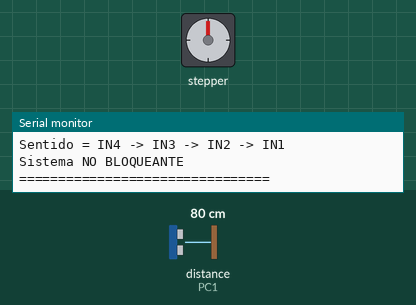
This program was run on a simulated ATmega328P, built with avr-gcc and emulated at 16 MHz. Shown: stepper motor, the last lines printed to the serial monitor. Wiring (inferred from the names in the program): ultrasonic range finder: trigger PC0; echo PC1; stepper motor (4 steps per turn assumed): coils PD5, PD4, PD3, PD2. The inputs (shaded band) are chosen by the test bench; at power-on: distance to the obstacle (sensor on PC1) 80 cm. The echo pulse lasts 58.3 µs per cm.

Above: at 1.2 s.
1.3 s: distance to the obstacle (sensor on PC1) set to 13 cm
4.3 s: distance to the obstacle (sensor on PC1) set to 11 cm
At 5.2 s:
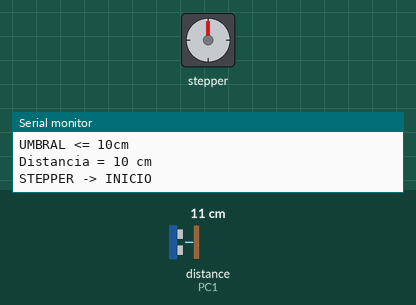
16.3 s: distance to the obstacle (sensor on PC1) set to 60 cm
At 35.2 s:
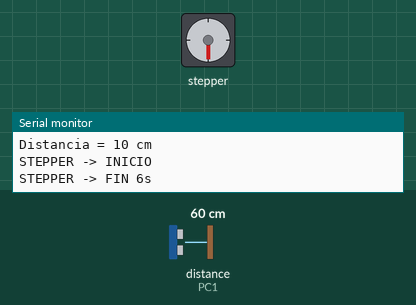
Timing chart, 0 to 35.8 s (numbered marks = the images above; inputs shaded):
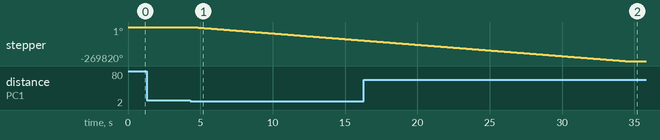

The program:

main.c
```c
#define F_CPU 16000000UL

#include <avr/io.h>
#include <avr/interrupt.h>
#include <util/delay.h>
#include <stdlib.h>
#include <stdint.h>


// =====================================================
// CONFIGURACIÓN I2C
// =====================================================
#define SLAVE_ADDR 0x08


// =====================================================
// SENSOR PROXIMIDAD
// =====================================================
#define TRIG_PIN       PC0
#define ECHO_PIN       PC1

#define TRIG_DDR       DDRC
#define ECHO_DDR       DDRC

#define TRIG_PORT      PORTC
#define ECHO_PORT      PORTC
#define ECHO_PINREG    PINC


// =====================================================
// STEPPER
// =====================================================
#define STEP_IN1       PD5
#define STEP_IN2       PD4
#define STEP_IN3       PD3
#define STEP_IN4       PD2

#define STEP_DDR       DDRD
#define STEP_PORT      PORTD


// =====================================================
// PARÁMETROS
// =====================================================
#define DISTANCIA_UMBRAL_CM    10

// tiempo funcionamiento stepper
#define STEPPER_TIEMPO_MS      30000UL
#define STEP_DELAY_MS          10UL
#define ULTRASONIC_INTERVAL_MS 60UL
#define ULTRASONIC_TIMEOUT_MS  30UL


// =====================================================
// UART
// =====================================================
void uart_init(unsigned int baud)
{
    unsigned int ubrr;

    ubrr = F_CPU / 16 / baud - 1;

    UBRR0H = (unsigned char)(ubrr >> 8);
    UBRR0L = (unsigned char)ubrr;

    UCSR0B = (1 << TXEN0) |
             (1 << RXEN0);

    UCSR0C = (1 << UCSZ01) |
             (1 << UCSZ00);
}


// -----------------------------------------------------
// Enviar carácter
// -----------------------------------------------------
void uart_putc(char c)
{
    while (!(UCSR0A & (1 << UDRE0)));
    UDR0 = c;
}


// -----------------------------------------------------
// Enviar texto
// -----------------------------------------------------
void uart_print(const char *s)
{
    while (*s)
    {
        uart_putc(*s++);
    }
}


// -----------------------------------------------------
// Enviar número
// -----------------------------------------------------
void uart_print_num(uint16_t num)
{
    char buffer[10];
    itoa(num, buffer, 10);
    uart_print(buffer);
}


// =====================================================
// TIMER0
// =====================================================
volatile uint32_t tiempo_ms = 0;


void timer0_init(void)
{
	// ctc
    TCCR0A = (1 << WGM01);
	// Prescaler 64
    TCCR0B = (1 << CS01) |
             (1 << CS00);
	// 250 vueltas = 1ms
    OCR0A = 249;
	// interrupcion
    TIMSK0 = (1 << OCIE0A);
}


// -----------------------------------------------------
// Interrupción Timer0
// -----------------------------------------------------
ISR(TIMER0_COMPA_vect)
{
    tiempo_ms++;
}


// =====================================================
// TIMER1
// MEDICIÓN DEL ECHO
// =====================================================
void timer1_init(void)
{
    TCCR1A = 0x00;
    TCCR1B = 0x00;
    TCCR1B |= (1 << CS11);
}


// =====================================================
// ESTADOS DEL SENSOR
// =====================================================
#define US_IDLE       0
#define US_WAIT_HIGH  1
#define US_MEASURE    2

uint8_t ultrasonic_estado = US_IDLE;
uint32_t ultrasonic_inicio_ms = 0;
// ultima medicion
uint32_t ultrasonic_ultima_medicion_ms = 0;
uint16_t echo_inicio_timer = 0;
volatile uint16_t distancia_cm = 0;


// =====================================================
// INICIALIZAR ULTRASONIDO
// =====================================================
void ultrasonic_init(void)
{
	// TRIG salida
    TRIG_DDR |= (1 << TRIG_PIN);

	// ECHO entrada
    ECHO_DDR &= ~(1 << ECHO_PIN);

    // TRIG low inicialmente
    TRIG_PORT &= ~(1 << TRIG_PIN);
}


// =====================================================
// INICIAR UNA MEDICIÓN
// =====================================================
void ultrasonic_start(void)
{
    TRIG_PORT &= ~(1 << TRIG_PIN);
    _delay_us(2);
    TRIG_PORT |= (1 << TRIG_PIN);
    _delay_us(10);
    TRIG_PORT &= ~(1 << TRIG_PIN);

	// esoerar ECHO high
    ultrasonic_estado = US_WAIT_HIGH;
    ultrasonic_inicio_ms = tiempo_ms;
}


// =====================================================
// ACTUALIZAR ULTRASONIDO
// =====================================================
void ultrasonic_update(void)
{
    uint16_t echo_fin;
    uint16_t duracion;

    switch (ultrasonic_estado)
    {

        // =================================================
        // ESTADO IDLE
        // =================================================
        case US_IDLE:

            if ((tiempo_ms - ultrasonic_ultima_medicion_ms)
                >= ULTRASONIC_INTERVAL_MS)
            {
                ultrasonic_ultima_medicion_ms =
                    tiempo_ms;

                ultrasonic_start();
            }
            break;


        // =================================================
        // ESPERANDO ECHO HIGH
        // =================================================
        case US_WAIT_HIGH:

			// ECHO = high ?
            if (ECHO_PINREG & (1 << ECHO_PIN))
            {

                echo_inicio_timer = TCNT1;

				// esperar ECHO low
                ultrasonic_estado = US_MEASURE;
            }else if ((tiempo_ms - ultrasonic_inicio_ms)
                     >= ULTRASONIC_TIMEOUT_MS)
            {
                distancia_cm = 0;

                ultrasonic_estado = US_IDLE;
            }
            break;


        // =================================================
        // MIDIENDO ECHO
        // =================================================

        case US_MEASURE:
            if (!(ECHO_PINREG & (1 << ECHO_PIN)))
            {
                echo_fin = TCNT1;
                duracion = echo_fin - echo_inicio_timer;
                distancia_cm = duracion / 116;

                ultrasonic_estado = US_IDLE;
            }else if ((tiempo_ms - ultrasonic_inicio_ms)
                     >= ULTRASONIC_TIMEOUT_MS)
            {
                distancia_cm = 0;
                ultrasonic_estado = US_IDLE;
            }
            break;
    }
}


// =====================================================
// STEPPER
// =====================================================
#define STEPPER_IDLE       0
#define STEPPER_MOVIENDO   1

volatile uint8_t stepper_estado = STEPPER_IDLE;
uint8_t stepper_paso = 0;
uint32_t stepper_inicio_ms = 0;
uint32_t stepper_ultimo_paso_ms = 0;


// =====================================================
// INICIALIZAR STEPPER
// =====================================================
void stepper_init(void)
{
    STEP_DDR |= (1 << STEP_IN1) | (1 << STEP_IN2) | (1 << STEP_IN3) | (1 << STEP_IN4);
    STEP_PORT &= ~( (1 << STEP_IN1) | (1 << STEP_IN2) | (1 << STEP_IN3) | (1 << STEP_IN4)
    );
}


// =====================================================
// APAGAR STEPPER
// =====================================================
void stepper_off(void)
{
    STEP_PORT &= ~( (1 << STEP_IN1) | (1 << STEP_IN2) | (1 << STEP_IN3) | (1 << STEP_IN4)
    );
}


// =====================================================
// HACER UN PASO
// =====================================================

void stepper_step(void)
{
    STEP_PORT &= ~( (1 << STEP_IN1) | (1 << STEP_IN2) | (1 << STEP_IN3) | (1 << STEP_IN4));

    switch (stepper_paso)
    {
        case 0:
            STEP_PORT |= (1 << STEP_IN4);
            break;
        case 1:
            STEP_PORT |= (1 << STEP_IN3);
            break;
        case 2:
            STEP_PORT |= (1 << STEP_IN2);
            break;
        case 3:
            STEP_PORT |= (1 << STEP_IN1);
            break;
    }

    stepper_paso++;
    if (stepper_paso >= 4)
    {
        stepper_paso = 0;
    }
}


// =====================================================
// INICIAR STEPPER
// =====================================================
void stepper_start(void)
{
    stepper_estado = STEPPER_MOVIENDO;
    stepper_inicio_ms = tiempo_ms;
    stepper_ultimo_paso_ms = tiempo_ms;
    stepper_paso = 0;
    uart_print("STEPPER -> INICIO\r\n");
}


// =====================================================
// ACTUALIZAR STEPPER
// =====================================================
void stepper_update(void)
{
    if (stepper_estado == STEPPER_IDLE)
    {
        return;
    }

    if ((tiempo_ms - stepper_inicio_ms)
        >= STEPPER_TIEMPO_MS)
    {
        stepper_off();
        stepper_estado = STEPPER_IDLE;
        uart_print("STEPPER -> FIN 6s\r\n");
        return;
    }

    if ((tiempo_ms - stepper_ultimo_paso_ms)
        >= STEP_DELAY_MS)
    {
        stepper_ultimo_paso_ms = tiempo_ms;
        stepper_step();
    }
}


// =====================================================
// CONTROL DEL STEPPER SEGÚN DISTANCIA
// =====================================================
void controlar_stepper(void)
{
    if ((distancia_cm > 0) &&
        (distancia_cm <= DISTANCIA_UMBRAL_CM))
    {
        if (stepper_estado == STEPPER_IDLE)
        {
            uart_print("UMBRAL <= 10cm\r\n");
            uart_print("Distancia = ");
            uart_print_num(distancia_cm);
            uart_print(" cm\r\n");
            stepper_start();
        }
    }
}


// =====================================================
// TWI / I2C ESCLAVO
// =====================================================
void twi_slave_init(uint8_t direccion)
{
    TWAR = (direccion << 1);
    TWCR = (1 << TWEN) | (1 << TWEA) |(1 << TWINT);
}


// =====================================================
// VARIABLES PARA TRANSMISIÓN I2C
// =====================================================
uint8_t byte_tx = 0;


// =====================================================
// PROCESAR I2C SIN BLOQUEAR
// =====================================================
void twi_update(void)
{
    if (!(TWCR & (1 << TWINT)))
    {
        return;
    }
    uint8_t estado = TWSR & 0xF8;

    switch (estado)
    {

        // =================================================
        // SLA+W RECIBIDO
        // =================================================
        case 0x60:
            TWCR = (1 << TWINT) |(1 << TWEN) |(1 << TWEA);
            break;

        // =================================================
        // DATO RECIBIDO
        // =================================================
        case 0x80:
            TWCR = (1 << TWINT) |(1 << TWEN) |(1 << TWEA);
            break;

        // =================================================
        // SLA+R RECIBIDO
        // =================================================
        case 0xA8:
            byte_tx = 0;
            TWDR =
                (uint8_t)(distancia_cm & 0xFF);
            TWCR = (1 << TWINT) | (1 << TWEN) |(1 << TWEA);
            break;

        // =================================================
        // BYTE TRANSMITIDO + MASTER ACK
        // =================================================
        case 0xB8:
            byte_tx++;
            if (byte_tx == 1)
            {
                TWDR =
                    (uint8_t)(distancia_cm >> 8);
            }


            else if (byte_tx == 2)
            {
                TWDR = stepper_estado;
            }

            TWCR = (1 << TWINT) |
                   (1 << TWEN) |
                   (1 << TWEA);
            break;

        // =================================================
        // BYTE TRANSMITIDO + NACK
        // =================================================
        case 0xC0:
            TWCR = (1 << TWINT) |(1 << TWEN) |(1 << TWEA);
            break;

        // =================================================
        // STOP / REPEATED START
        // =================================================
        case 0xA0:
            TWCR = (1 << TWINT) |(1 << TWEN) |(1 << TWEA);
            break;

        // =================================================
        // ERROR / ESTADO NO ESPERADO
        // =================================================
        default:
            uart_print("I2C estado = 0x");
            char buffer[5];
            itoa(estado, buffer, 16);
            uart_print(buffer);
            uart_print("\r\n");

            TWCR = (1 << TWINT) |(1 << TWEN) |(1 << TWEA);
            break;
    }
}


// =====================================================
// MAIN
// =====================================================

int main(void)
{
    // =================================================
    // INICIALIZACIONES
    // =================================================
    uart_init(9600);
    ultrasonic_init();
    stepper_init();
    timer0_init();
    timer1_init();
    twi_slave_init(SLAVE_ADDR);
    sei();


    // =================================================
    // MENSAJE INICIAL
    // =================================================
    uart_print("\r\n");
    uart_print("================================\r\n");
    uart_print("          ESCLAVO 1\r\n");
    uart_print("================================\r\n");
    uart_print("I2C = 0x08\r\n");
    uart_print("Ultrasonido = A0/A1\r\n");
    uart_print("Stepper = D2/D3/D4/D5\r\n");
    uart_print("Umbral = 10 cm\r\n");
    uart_print("Tiempo stepper = 6 segundos\r\n");
    uart_print("Velocidad = 10 ms/fase\r\n");
    uart_print("Sentido = IN4 -> IN3 -> IN2 -> IN1\r\n");
    uart_print("Sistema NO BLOQUEANTE\r\n");
    uart_print("================================\r\n\r\n");

    while (1)
    {
		// actualizar sensor
        ultrasonic_update();
		// control stepper
        controlar_stepper();
		// actualizar stepper
        stepper_update();
        twi_update();
    }
}
```

I2C_.c
```c

```

Sensor_.c
```c
/*
 * Sensor_.c
 *
 * Implementaci?n de la medici?n de distancia con el sensor ultras?nico,
 * usando Timer1 como cron?metro de alta resoluci?n.
 */

#include "Sensor_.h"
#include <util/delay.h>

#ifndef F_CPU
#define F_CPU 16000000UL
#endif

/* =====================================================================
 *  Sensor_Init
 * ===================================================================== */
void Sensor_Init(void){
	TRIG_DDR |= (1 << TRIG_PIN);      // TRIG como salida
	ECHO_DDR &= ~(1 << ECHO_PIN);     // ECHO como entrada
	TRIG_PORT &= ~(1 << TRIG_PIN);    // TRIG inicia en bajo
}

/* =====================================================================
 *  trigger_pulso (funci?n privada del archivo, no va en el .h)
 *  Genera el pulso de disparo de 10us que necesita el sensor para
 *  empezar a medir.
 * ===================================================================== */
static void trigger_pulso(void) {
	TRIG_PORT |= (1 << TRIG_PIN);   // TRIG en alto...
	_delay_us(10);                  // ...durante 10 microsegundos...
	TRIG_PORT &= ~(1 << TRIG_PIN);  // ...y lo volvemos a bajar.
}

/* =====================================================================
 *  medir_tiempo_eco_us (funci?n privada del archivo)
 *  Mide, en microsegundos, cu?nto tiempo el pin ECHO permaneci? en alto.
 *  Ese tiempo es proporcional a la distancia (ida y vuelta del sonido).
 * ===================================================================== */
static uint16_t medir_tiempo_eco_us(void) {
	uint16_t timeout = 0;

	// 1) Disparamos el pulso de trigger
	trigger_pulso();

	// 2) Esperamos a que ECHO suba a nivel alto (inicio del eco).
	//    Si tarda demasiado (20ms), asumimos que no hay sensor/objeto
	//    y salimos con distancia 0 para no quedarnos trabados aqu?.
	while (!(ECHO_PINREG & (1 << ECHO_PIN))) {
		_delay_us(1);
		if (++timeout > 20000) return 0;
	}

	// 3) En cuanto ECHO sube, arrancamos Timer1 como cron?metro.
	//    Prescaler = 8  =>  cada "tick" del contador = 8/F_CPU segundos
	//    Con F_CPU=16MHz: 8/16000000 = 0.5us por tick.
	TCCR1B = (1 << CS11);    // Prescaler 8, arranca el conteo
	TCNT1 = 0;               // Reiniciamos el contador a 0

	// 4) Esperamos a que ECHO baje de nuevo (fin del eco = objeto
	//    detectado y sonido de regreso). Timeout de 40ms como margen
	//    de seguridad (equivale a unos 6-7 metros de distancia m?xima).
	timeout = 0;
	while (ECHO_PINREG & (1 << ECHO_PIN)) {
		_delay_us(1);
		if (++timeout > 40000) {
			TCCR1B = 0;   // Detenemos el timer si hubo timeout
			return 0;
		}
	}

	// 5) Detenemos el Timer1 (quitamos el reloj -> CS1[2:0] = 000)
	TCCR1B = 0;

	// 6) Leemos cu?ntos "ticks" pasaron mientras ECHO estuvo en alto
	uint16_t ticks = TCNT1;

	// 7) Convertimos ticks a microsegundos (cada tick = 0.5us)
	return ticks / 2;
}

/* =====================================================================
 *  Sensor_LeerDistanciaCM
 *  F?rmula f?sica: distancia = (velocidad_sonido * tiempo) / 2
 *  El /2 es porque el tiempo medido es IDA + VUELTA del sonido.
 *  Velocidad del sonido ? 340 m/s = 0.0343 cm/us, de ah? sale el
 *  factor (tiempo_us * 34) / 2000 que ya trae tu c?digo de ejemplo.
 * ===================================================================== */
uint8_t Sensor_LeerDistanciaCM(void){
	uint16_t tiempo_us = medir_tiempo_eco_us();

	uint32_t distancia_cm = (tiempo_us * 34UL) / 2000;

	// El bus I2C en este proyecto transmite la distancia en UN solo
	// byte (0-255), as? que saturamos el valor para no desbordarnos
	// si el objeto est? muy lejos (o no hay eco = valor gigante/timeout).
	if (distancia_cm > 255) {
		distancia_cm = 255;
	}

	return (uint8_t)distancia_cm;
}
```

Source omitted: Sensor_.h (1636 bytes)

Measured:
- the behaviour switches between 12 and 11 cm on distance to the obstacle (sensor on PC1) (found by bisection; images 0 and 1)
- after the input at 1.3 s, every drawn part: stays the same
- after the input at 4.3 s, stepper: keeps turning counter-clockwise at about 9008°/s, starting after 0.11 s
